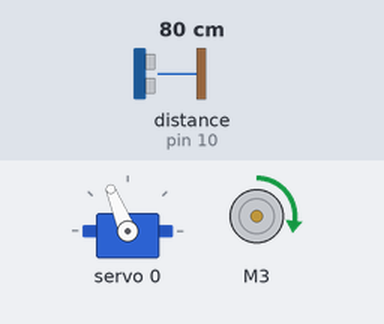
A sketch run on a simulated Arduino Uno, built with avr-gcc and run on an emulated ATmega328P. Shown: servo, DC motor (green arrow = forward, orange = backward, longer = faster). The test bench sets the inputs (shaded band); at power-on: distance to the obstacle (sensor on pin 10) 80 cm. The echo pulse lasts 58.3 µs per cm; what the sketch prints to the serial monitor is not drawn.

Above: at 1.2 s.
1.3 s: distance to the obstacle (sensor on pin 10) set to 23 cm
2.8 s: distance to the obstacle (sensor on pin 10) set to 18 cm
At 3.2 s:
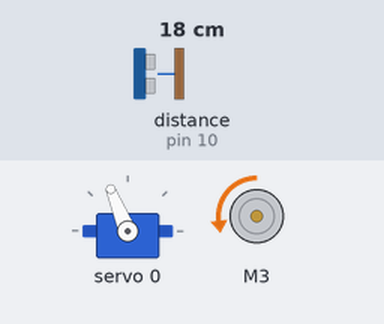
5.8 s: distance to the obstacle (sensor on pin 10) set to 35 cm
At 7.6 s:
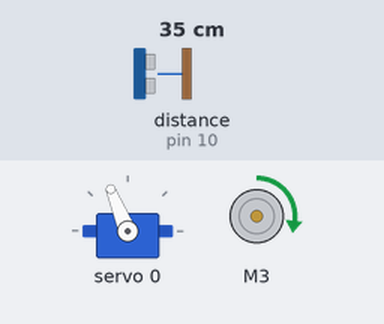
8.3 s: distance to the obstacle (sensor on pin 10) set to 2 cm
At 9.7 s:
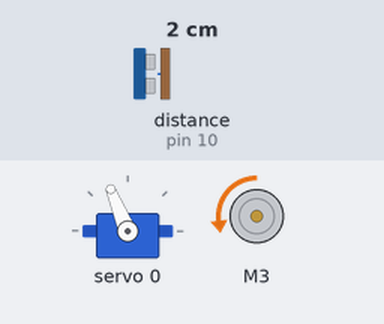
Timing chart, 0 to 11.8 s (numbered marks = the images above; inputs shaded):
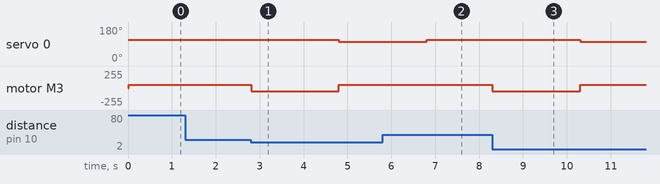

Measured:
- the behaviour switches between 21 and 20 cm on distance to the obstacle (sensor on pin 10) (found by bisection; images 0 and 1)
- after the input at 1.3 s, every drawn part: stays the same
- after the input at 2.8 s, servo 0: 112° → 102° after 2.0 s; motor M3: forward 50/255 → backward 50/255 at once, → forward 50/255 2.0 s later
- after the input at 5.8 s, motor M3: stays forward 50/255 (without the input it goes to backward 50/255 after 1.0 s)
- after the input at 8.3 s, servo 0: 112° → 102° after 2.0 s; motor M3: forward 50/255 → backward 50/255 at once, → forward 50/255 2.0 s later

The sketch:

ServoAndMotorFunctions.ino
```cpp
/***************************************************
Servo and Motor Functions
****************************************************/

#include <Wire.h>
#include <Adafruit_PWMServoDriver.h>
#include "CytronMotorDriver.h"
#include "NewPing.h"

#define SERVOMIN  120 // This is the 'minimum' pulse length count (out of 4096)
#define SERVOMAX  490 // This is the 'maximum' pulse length count (out of 4096)
#define USMIN  600 // This is the rounded 'minimum' microsecond length based on the minimum pulse of 150
#define USMAX  2400 // This is the rounded 'maximum' microsecond length based on the maximum pulse of 600
#define SERVO_FREQ 50 // Analog servos run at ~50 Hz updates

#define MIDDLE_POINT  347  // Straight
#define RIGHT_MAX  385  // Right Max
#define LEFT_MAX  305  // Left Max

// Hook up HC-SR04 with Trig to Arduino Pin 9, Echo to Arduino pin 10
#define TRIGGER_PIN 9
#define ECHO_PIN 10

// Maximum distance we want to ping for (in centimeters).
#define MAX_DISTANCE 400

// Adafruit Servo Driver
Adafruit_PWMServoDriver pwm = Adafruit_PWMServoDriver();

// NewPing setup of pins and maximum distance.
NewPing sonar(TRIGGER_PIN, ECHO_PIN, MAX_DISTANCE);

// Cytron setup of motor driver
CytronMD motor(PWM_DIR, 3, 8);

// Servo Count
uint8_t servonum = 0;


/*
Function prototypes to set default values for optional parameters
*/
void backward (int speed, int time = NULL);
void forward (int speed, int time = NULL);


/*
Setting up Servo
*/
void setup() {

  Serial.begin(9600);
  pwm.begin();
  pwm.setOscillatorFrequency(27000000);
  pwm.setPWMFreq(SERVO_FREQ);
  delay(10);

  // Reset servo to middle point for driving (straight)
  pwm.setPWM(servonum, 0, MIDDLE_POINT);

  // Make sure motor is stopped before running other code
  motor.setSpeed(0);

  // Serial.print("Setup Complete");

  // pwm.setPWM(servonum, 0,MIDDLE_POINT);
  // delay(2000);
  // // SAMPLE CALLS
  // pwm.setPWM(servonum, 0,RIGHT_MAX);
  // delay(2000);
  // pwm.setPWM(servonum, 0,MIDDLE_POINT);
  // delay(2000);
  // pwm.setPWM(servonum, 0,LEFT_MAX);
  // delay(2000);
  // resetSteering();

  // forward(50, 5000);
  // turnLeft(285);
  // forward(150, 1700);

  // turnRight(320);
  // forward(100, 1000);
  // resetSteering();
  // forward(50, 1000);

}


void loop() {
  //
  navigate();
  // printUltrasonic(1000);
}


/*
Set speed to slow down gradually to a stop by taking steady increments
*/
void coastSpeed (int currSpeed) {

  int speedDec = currSpeed;
  int speedPrct = currSpeed / 20;

  for (int i = 0; i <= 5; i++) {
    speedDec -= speedPrct;
    motor.setSpeed(speedDec);
    delay(100);
  }

  motor.setSpeed(0);

}

/*
Stops the motor of the car.
*/
void stop() {
  motor.setSpeed(0);
}

/*
Moves the car forward by a set speed. Optional parameter to specify delay time.
If no delay time is passed in, the car will move forward indefinitely.
*/
void forward (int speed, int time) {

  motor.setSpeed(speed);
  if (time != NULL) {
    delay(time);
    stop();
  }
}


/*
Moves the car backward by a set speed. Optional parameter to specify delay time.
If no delay time is passed in, the car will move backward indefinitely.
*/
void backward (int speed, int time) {

  motor.setSpeed(-speed);
  if (time != NULL) {
    delay(time);
    stop();
  }
}


/*
Turn the car right by a given value. Value should fall within the range MIDDLE_POINT to RIGHT_MAX
or 325 to 365. Maximum right turn is 365. Medium right turn is 345.
*/
void turnRight (int right) {

  // If right is greater than the max right or less than/equal to the middle, set to value to midpoint between MIDDLE_POINT and RIGHT_MAX
  if (right > RIGHT_MAX || right <= MIDDLE_POINT) {

    // 325 + 20 = 345
    right = MIDDLE_POINT + ((RIGHT_MAX - MIDDLE_POINT) / 2);
  }
  pwm.setPWM(servonum, 0, right);

}


/*
Turn the car left by a given value. Value should fall within the range LEFT_MAX to MIDDLE_POINT
or 285 to 325. Maximum left turn is 285. Middle left turn is 305.
*/
void turnLeft (int left) {

  // If left is less than the min left or greater than/equal to the middle, set to value to midpoint of RIGHT_POINT AND MIDDLE_POINT
  if (left < LEFT_MAX || left >= MIDDLE_POINT) {

    // 285 + 20 = 305
    left = LEFT_MAX + ((MIDDLE_POINT - LEFT_MAX) / 2);
  }
  pwm.setPWM(servonum, 0, left);

}

/*
Reset the steering / servo to the middle point.
*/
void resetSteering() {
  pwm.setPWM(servonum, 0, MIDDLE_POINT);
}

/*
Print out distances from the ultrasomic sensor using a given delayInterval in ms.
To see print output, go to Tools > Serial Monitor
*/
void printUltrasonic(int delayInterval) {

  Serial.print("Distance = ");
  Serial.print(sonar.ping_cm());
  Serial.println(" cm");
  delay(delayInterval);
}

void navigate(){
  int distance = sonar.ping_cm();
  Serial.print(distance);
  if (distance > 20 || distance == 0) {
    forward(50, 0);
    distance = sonar.ping_cm();
  }
  else{
    backward(50, 2000);
    turnLeft(300);
    forward(50,2000);
    resetSteering();
  }
}
```
